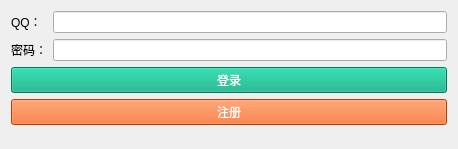
<?xml version="1.0" encoding="UTF-8"?>
<ui version="4.0">
 <class>MyWidget</class>
 <widget class="QWidget" name="MyWidget">
  <property name="geometry">
   <rect>
    <x>0</x>
    <y>0</y>
    <width>458</width>
    <height>149</height>
   </rect>
  </property>
  <property name="windowTitle">
   <string>MyWidget</string>
  </property>
  <property name="styleSheet">
   <string notr="true">*{
	font: 75 14pt &quot;微软雅黑&quot;;
}
.QPushButton{
	color: rgb(255, 255, 255);
}

#loginBtn{
	background-color: rgb(0, 170, 127);
}
#regBtn{
	background-color: rgb(255, 85, 0);
}</string>
  </property>
  <layout class="QVBoxLayout" name="verticalLayout_2">
   <item>
    <layout class="QVBoxLayout" name="verticalLayout">
     <item>
      <layout class="QFormLayout" name="formLayout">
       <item row="0" column="0">
        <widget class="QLabel" name="label">
         <property name="text">
          <string>QQ：</string>
         </property>
        </widget>
       </item>
       <item row="0" column="1">
        <widget class="QLineEdit" name="lineEdit"/>
       </item>
       <item row="1" column="0">
        <widget class="QLabel" name="label_2">
         <property name="text">
          <string>密码：</string>
         </property>
        </widget>
       </item>
       <item row="1" column="1">
        <widget class="QLineEdit" name="lineEdit_2"/>
       </item>
      </layout>
     </item>
     <item>
      <widget class="QPushButton" name="loginBtn">
       <property name="styleSheet">
        <string notr="true"/>
       </property>
       <property name="text">
        <string>登录</string>
       </property>
      </widget>
     </item>
     <item>
      <widget class="QPushButton" name="regBtn">
       <property name="styleSheet">
        <string notr="true"/>
       </property>
       <property name="text">
        <string>注册</string>
       </property>
      </widget>
     </item>
    </layout>
   </item>
   <item>
    <spacer name="verticalSpacer">
     <property name="orientation">
      <enum>Qt::Vertical</enum>
     </property>
     <property name="sizeHint" stdset="0">
      <size>
       <width>20</width>
       <height>40</height>
      </size>
     </property>
    </spacer>
   </item>
  </layout>
 </widget>
 <layoutdefault spacing="6" margin="11"/>
 <resources/>
 <connections/>
</ui>
